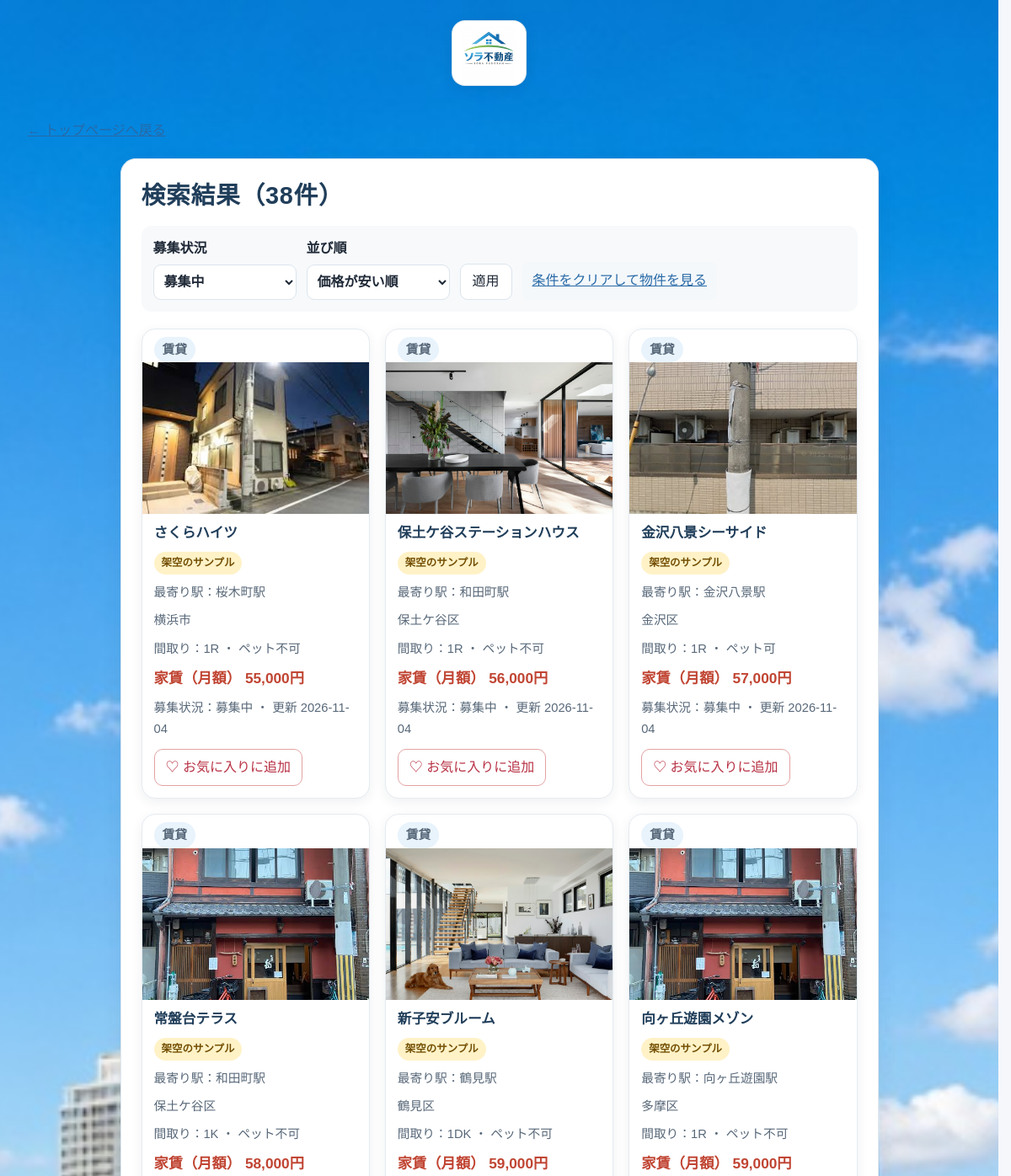
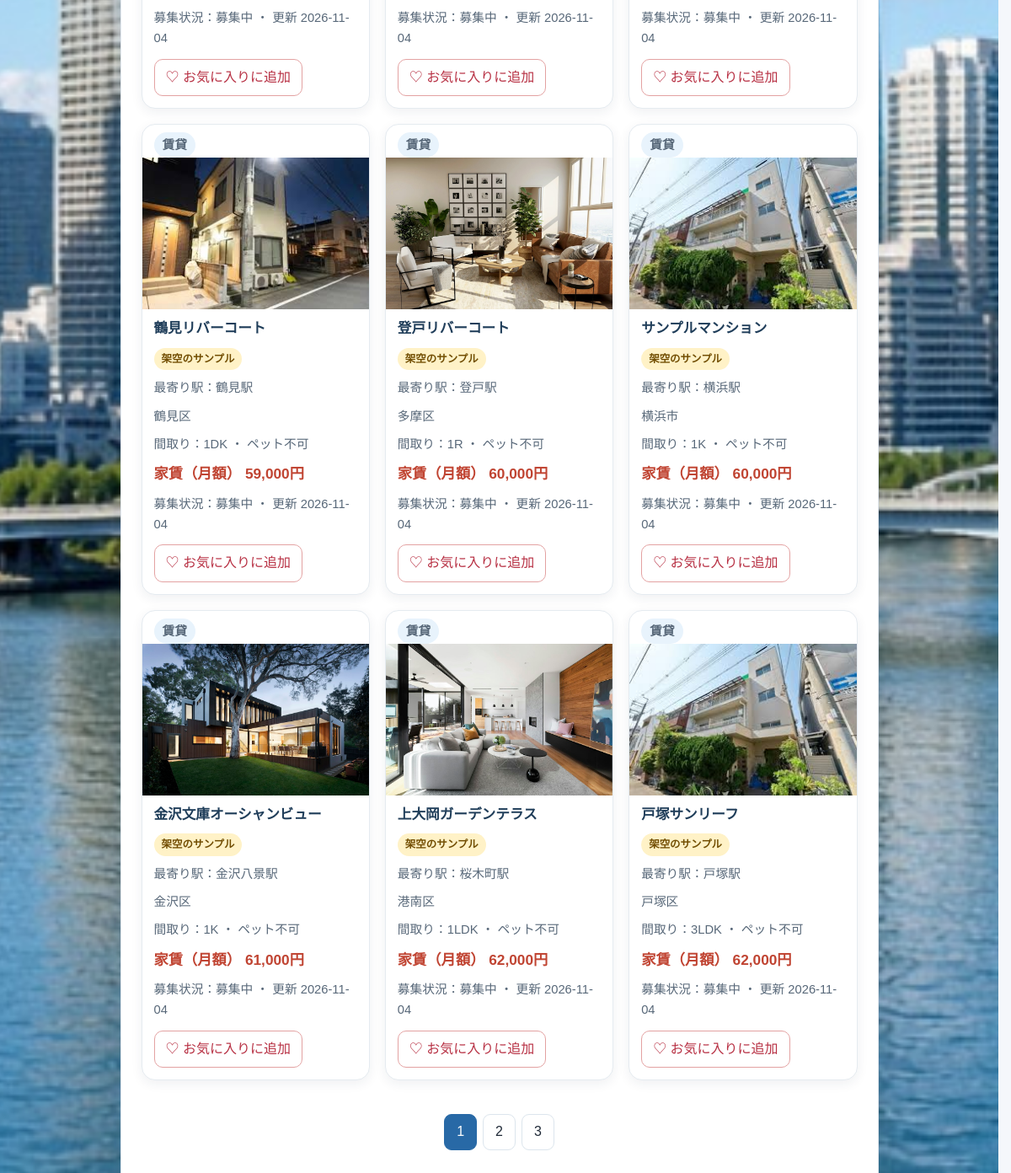
The app's page /search.php?browse=1 with its own data (2 pictures, top to bottom).
### tables this page shows
CREATE TABLE `properties` (
  `id` int(11) NOT NULL AUTO_INCREMENT,
  `name` varchar(100) NOT NULL,
  `station` varchar(50) DEFAULT NULL,
  `area` varchar(50) DEFAULT NULL,
  `school` varchar(50) DEFAULT NULL,
  `transaction_type` varchar(10) NOT NULL DEFAULT 'rent',
  `rent` int(11) DEFAULT NULL,
  `sale_price` bigint(20) DEFAULT NULL,
  `management_fee` int(11) DEFAULT NULL,
  `deposit_amount` int(11) DEFAULT NULL,
  `key_money_amount` int(11) DEFAULT NULL,
  `pet_allowed` tinyint(1) NOT NULL DEFAULT 0,
  `layout` varchar(20) NOT NULL DEFAULT '1K',
  `area_sqm` decimal(6,2) DEFAULT NULL,
  `floor_number` smallint DEFAULT NULL,
  `initial_cost` int(11) DEFAULT NULL,
  `status` varchar(20) NOT NULL DEFAULT 'available',
  `description` text DEFAULT NULL,
  `image` varchar(200) DEFAULT 'images/property1.jpg',
  `updated_at` timestamp NOT NULL DEFAULT current_timestamp() ON UPDATE current_timestamp(),
  PRIMARY KEY (`id`)
);

### db.php (called while the page is built, shortened)
<?php
function h($s) { return htmlspecialchars((string)$s, ENT_QUOTES, 'UTF-8'); }
function input_string($value): string {
    return is_string($value) || is_numeric($value) ? (string)$value : '';
}

### search.php (the view, shortened to what this page needs)
<?php
require 'db.php';
$where = [];
$params = [];
$serviceAreas = ['鶴見区', '神奈川区', '西区', '中区', '南区', '港南区', '保土ケ谷区', '旭区', '磯子区', '金沢区', '港北区', '緑区', '青葉区', '都筑区', '戸塚区', '栄区', '泉区', '瀬谷区', '川崎区', '幸区', '中原区', '高津区', '宮前区', '多摩区', '麻生区', '横浜市', '川崎市'];
$areaPlaceholders = [];
foreach ($serviceAreas as $index => $serviceArea) {
    $placeholder = ':service_area_' . $index;
    $areaPlaceholders[] = $placeholder;
    $params[$placeholder] = $serviceArea;
}
$where[] = 'area IN (' . implode(', ', $areaPlaceholders) . ')';
$searchPrompt = count($where) === 1 && input_string($_GET['browse'] ?? '') !== '1';
$status = input_string($_GET['status'] ?? 'available');
if ($status !== 'all') { $where[] = 'status = :status'; $params[':status'] = $status; }
$sort = input_string($_GET['sort'] ?? 'rent_asc');
$sorts = ['rent_asc' => 'COALESCE(rent, sale_price) ASC, id DESC', 'rent_desc' => 'COALESCE(rent, sale_price) DESC, id DESC', 'newest' => 'updated_at DESC, id DESC'];
$page = max(1, min(10000, (int)($_GET['page'] ?? 1)));
$pageSize = 12;
$whereSql = $where ? ' WHERE ' . implode(' AND ', $where) : '';
$countStmt = $pdo->prepare('SELECT COUNT(*) FROM properties' . $whereSql);
$countStmt->execute($params);
$total = (int)$countStmt->fetchColumn();
$pages = max(1, (int)ceil($total / $pageSize));
$sql = 'SELECT id, name, station, area, transaction_type, rent, sale_price, management_fee, image, description, pet_allowed, layout, area_sqm, floor_number, initial_cost, status, updated_at FROM properties' . $whereSql . ' ORDER BY ' . $sorts[$sort] . ' LIMIT ' . $pageSize . ' OFFSET ' . (($page - 1) * $pageSize);
$list = [];
if (!$searchPrompt) {
    $stmt = $pdo->prepare($sql);
    $stmt->execute($params);
    $list = $stmt->fetchAll(PDO::FETCH_ASSOC);
}
$isCustomer = !empty($_SESSION['customer_id']);
$favoriteIds = $isCustomer ? array_fill_keys(customer_favorite_ids($pdo, (int)$_SESSION['customer_id']), true) : [];
$favoriteCsrf = $isCustomer ? csrf_token() : '';
?>
<!DOCTYPE html>
<html lang="ja">
<head>
  <link rel="stylesheet" href="style.css?v=20261102-6">
</head>
<body>
<?php include ((basename(__DIR__) === 'admin' ? dirname(__DIR__) : __DIR__) . '/includes/site-brand.php'); ?>
<div class="page-shell">
  <p><a href="index.php">← トップページへ戻る</a></p>
  <main id="main-content"><section class="search-section" aria-labelledby="results-title">
    <h1 class="page-title" id="results-title"><?= $searchPrompt ? '検索条件を入力してください' : '検索結果（' . $total . '件）' ?></h1>
    <?php if (!$searchPrompt): ?><form method="get" class="filter-row search-refine"><label>募集状況 <select name="status"><option value="available" <?= $status==='available'?'selected':'' ?>>募集中</option></select></label><label>並び順 <select name="sort"><option value="rent_asc" <?=$sort==='rent_asc'?'selected':''?>>価格が安い順</option></select></label><button>適用</button><?php if ($where): ?><a class="reset-filter" href="search.php?browse=1">条件をクリアして物件を見る</a><?php endif; ?></form><?php endif; ?>
    <div id="property-list">
      <?php foreach ($list as $p): ?>
        <article class="property-card">
          <p class="transaction-badge"><?= $p['transaction_type'] === 'sale' ? '売買' : '賃貸' ?></p>
          <a href="property.php?id=<?= (int)$p['id'] ?>">
            <img src="<?= h($p['image'] ?: 'images/property1.jpg') ?>" alt="<?= h($p['name']) ?>の物件写真" loading="lazy">
            <h3><?= h($p['name']) ?></h3>
          </a>
          <?php if (str_starts_with((string)$p['description'], '【架空のサンプル物件】')): ?><p class="sample-badge">架空のサンプル</p><?php endif; ?>
          <?php if ($p['station']): ?><p>最寄り駅：<?= h($p['station']) ?></p><?php endif; ?>
          <?php if ($p['area']): ?><p><?= h($p['area']) ?></p><?php endif; ?>
          <p>間取り：<?= h($p['layout']) ?> ・ ペット<?= (int)$p['pet_allowed'] === 1 ? '可' : '不可' ?></p>
          <p class="price"><?= $p['transaction_type'] === 'sale' ? '販売価格' : '家賃（月額）' ?> <?= number_format((int)($p['sale_price'] ?? $p['rent'] ?? 0)) ?>円</p>
          <p>募集状況：<?= ['available'=>'募集中','reserved'=>'申込あり','rented'=>'契約済み'][$p['status']] ?? '募集中' ?> ・ 更新 <?= h(substr((string)$p['updated_at'],0,10)) ?></p>
          <button type="button" class="fav-button" data-id="<?= (int)$p['id'] ?>" data-authenticated="<?= $isCustomer ? '1' : '0' ?>" data-favorite="<?= isset($favoriteIds[(int)$p['id']]) ? '1' : '0' ?>" data-csrf="<?= h($favoriteCsrf) ?>"></button>
        </article>
      <?php endforeach; ?>
      <?php if (!$searchPrompt && $pages > 1): ?><nav class="pagination" aria-label="検索結果ページ"><?php for($n=max(1,$page-2);$n<=min($pages,$page+2);$n++): $queryParams=$_GET; $queryParams['page']=$n; ?><a class="<?= $n===$page?'current':'' ?>" href="?<?= h(http_build_query($queryParams)) ?>" <?= $n===$page?'aria-current="page"':'' ?>><?= $n ?></a><?php endfor; ?></nav><?php endif; ?>
    </div>
  </section></main>
</div>
</body>
</html>

### style.css (style rules this page uses)
:root { color-scheme: light; --ink: #1f2937; --muted: #667085; --brand: #2869a6; --brand-dark: #1e4f80; --line: #dce5ed; --surface: #fff; --soft: #f4f8fb; --shadow: 0 12px 34px rgba(24, 49, 75, .10); }
* { box-sizing: border-box; }
html { scroll-behavior: smooth; scrollbar-gutter: stable; }
body { margin: 0; min-height: 100vh; color: var(--ink); background-color: #f5f7fb; background-image: url("images/getu2 (1).jpg"); background-repeat: no-repeat; background-size: cover; background-position: center top; background-attachment: fixed; font-family: "Noto Sans JP", "Yu Gothic", "Meiryo", sans-serif; line-height: 1.65; }
button, input, select, textarea { font: inherit; }
button, a, select { -webkit-tap-highlight-color: transparent; }
a { color: var(--brand); }
.page-shell { width: min(1120px, calc(100% - 40px)); margin: 0 auto; padding: 24px 0 40px; }
h1 { margin: 0; color: #183b5c; font-size: clamp(2.25rem, 6vw, 4.2rem); line-height: 1.35; letter-spacing: .025em; }
.search-section { width: min(900px, 100%); margin: 20px auto 0; padding: 24px; border: 1px solid #e0e7ef; border-radius: 18px; background: var(--surface); box-shadow: 0 8px 24px rgba(24,49,75,.07); }
.filter-form select, .search-section select { min-width: 190px; min-height: 46px; padding: 9px 36px 9px 12px; border: 1px solid #cbd5df; border-radius: 10px; color: var(--ink); background-color: #fff; }
#property-list { display: grid; grid-template-columns: repeat(auto-fill, minmax(230px, 1fr)); gap: 18px; margin-top: 20px; }
.property-card { overflow: hidden; padding-bottom: 14px; border: 1px solid #e5ebf0; border-radius: 16px; background: var(--surface); box-shadow: 0 4px 14px rgba(24,49,75,.07); }
.property-card > a { color: inherit; text-decoration: none; }
.property-card img { display: block; width: 100%; height: 180px; object-fit: cover; background: #e8eef3; }
.property-card h3, .property-card p { margin: 9px 14px 0; }
.property-card h3 { color: #203e5a; font-size: 1.04rem; }
.property-card p { color: #586879; font-size: .92rem; }
.price { color: #c04432 !important; font-size: 1.08rem !important; font-weight: 800; }
.sample-badge { display: inline-block; padding: 3px 9px; border-radius: 999px; color: #714d00 !important; background: #fff2c7; font-size: .78rem !important; font-weight: 700; }
.transaction-badge { display: inline-block; width: fit-content; margin: 0 0 7px; padding: 3px 10px; border-radius: 999px; color: #174d78; background: #e8f3fc; font-size: .78rem; font-weight: 800; }
.fav-button { margin: 12px 14px 0; padding: 8px 13px; border: 1px solid #e3a2a2; border-radius: 10px; color: #b83245; background: #fff; cursor: pointer; }
.filter-row { display: flex; align-items: end; flex-wrap: wrap; gap: 12px; margin-top: 16px; }
.filter-row label { display: grid; gap: 5px; font-weight: 700; }
.filter-row select { min-width: 170px; min-height: 42px; padding: 8px; border: 1px solid var(--line); border-radius: 9px; background: #fff; }
.filter-row button, .pagination a { display: inline-flex; align-items: center; justify-content: center; min-height: 40px; padding: 7px 14px; border: 1px solid var(--line); border-radius: 9px; color: var(--ink); background: #fff; text-decoration: none; cursor: pointer; }
.pagination { display: flex; justify-content: center; flex-wrap: wrap; gap: 7px; grid-column: 1 / -1; margin: 22px 0; }
.pagination a.current { border-color: var(--brand); color: #fff; background: var(--brand); }
.page-title { margin: 0 0 14px; color: #203e5a; font-size: clamp(1.35rem, 3vw, 1.8rem); }
.admin-filter a, .reset-filter { padding: 9px 12px; border-radius: 8px; background: var(--soft); }
.search-refine { padding: 14px; border-radius: 12px; background: #f7f9fb; }
.search-refine .reset-filter { align-self: end; }
.property-card .fav-button { min-height: 42px; }

### records on screen
properties: transaction_type "賃貸", image (picture), name "さくらハイツ", shows "架空のサンプル", station "桜木町駅", area "横浜市", layout "1R", pet_allowed "不可", sale_price+rent "55,000", status "募集中", updated_at "2026-11-04"
properties: transaction_type "賃貸", image (picture), name "保土ケ谷ステーションハウス", shows "架空のサンプル", station "和田町駅", area "保土ケ谷区", layout "1R", pet_allowed "不可", sale_price+rent "56,000", status "募集中", updated_at "2026-11-04"
properties: transaction_type "賃貸", image (picture), name "金沢八景シーサイド", shows "架空のサンプル", station "金沢八景駅", area "金沢区", layout "1R", pet_allowed "可", sale_price+rent "57,000", status "募集中", updated_at "2026-11-04"
properties: transaction_type "賃貸", image (picture), name "常盤台テラス", shows "架空のサンプル", station "和田町駅", area "保土ケ谷区", layout "1K", pet_allowed "不可", sale_price+rent "58,000", status "募集中", updated_at "2026-11-04"
properties: transaction_type "賃貸", image (picture), name "新子安ブルーム", shows "架空のサンプル", station "鶴見駅", area "鶴見区", layout "1DK", pet_allowed "不可", sale_price+rent "59,000", status "募集中", updated_at "2026-11-04"
properties: transaction_type "賃貸", image (picture), name "向ヶ丘遊園メゾン", shows "架空のサンプル", station "向ヶ丘遊園駅", area "多摩区", layout "1R", pet_allowed "不可", sale_price+rent "59,000", status "募集中", updated_at "2026-11-04"
properties: transaction_type "賃貸", image (picture), name "鶴見リバーコート", shows "架空のサンプル", station "鶴見駅", area "鶴見区", layout "1DK", pet_allowed "不可", sale_price+rent "59,000", status "募集中", updated_at "2026-11-04"
properties: transaction_type "賃貸", image (picture), name "登戸リバーコート", shows "架空のサンプル", station "登戸駅", area "多摩区", layout "1R", pet_allowed "不可", sale_price+rent "60,000", status "募集中", updated_at "2026-11-04"
properties: transaction_type "賃貸", image (picture), name "サンプルマンション", shows "架空のサンプル", station "横浜駅", area "横浜市", layout "1K", pet_allowed "不可", sale_price+rent "60,000", status "募集中", updated_at "2026-11-04"
properties: transaction_type "賃貸", image (picture), name "金沢文庫オーシャンビュー", shows "架空のサンプル", station "金沢八景駅", area "金沢区", layout "1K", pet_allowed "不可", sale_price+rent "61,000", status "募集中", updated_at "2026-11-04"
properties: transaction_type "賃貸", image (picture), name "上大岡ガーデンテラス", shows "架空のサンプル", station "桜木町駅", area "港南区", layout "1LDK", pet_allowed "不可", sale_price+rent "62,000", status "募集中", updated_at "2026-11-04"
properties: transaction_type "賃貸", image (picture), name "戸塚サンリーフ", shows "架空のサンプル", station "戸塚駅", area "戸塚区", layout "3LDK", pet_allowed "不可", sale_price+rent "62,000", status "募集中", updated_at "2026-11-04"

### other values on screen
$total "38"
